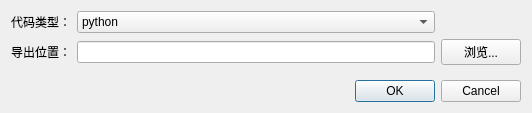
<?xml version="1.0" encoding="UTF-8"?>
<ui version="4.0">
 <class>DialogExport</class>
 <widget class="QDialog" name="DialogExport">
  <property name="geometry">
   <rect>
    <x>0</x>
    <y>0</y>
    <width>532</width>
    <height>113</height>
   </rect>
  </property>
  <property name="windowTitle">
   <string>Dialog</string>
  </property>
  <layout class="QGridLayout" name="gridLayout_2">
   <item row="0" column="0">
    <layout class="QVBoxLayout" name="verticalLayout">
     <item>
      <layout class="QGridLayout" name="gridLayout">
       <item row="0" column="0">
        <widget class="QLabel" name="labelCodeType">
         <property name="text">
          <string>代码类型：</string>
         </property>
        </widget>
       </item>
       <item row="0" column="1">
        <widget class="QComboBox" name="comboBoxCodeType">
         <item>
          <property name="text">
           <string>python</string>
          </property>
         </item>
        </widget>
       </item>
       <item row="1" column="0">
        <widget class="QLabel" name="labelWorkspaceExportDirectory">
         <property name="text">
          <string>导出位置：</string>
         </property>
        </widget>
       </item>
       <item row="1" column="1">
        <widget class="QLineEdit" name="lineEditWorkspaceExportDirectory">
         <property name="readOnly">
          <bool>true</bool>
         </property>
        </widget>
       </item>
       <item row="1" column="2">
        <widget class="QPushButton" name="pushButtonChooseWorkspaceExportDirectory">
         <property name="text">
          <string>浏览...</string>
         </property>
        </widget>
       </item>
      </layout>
     </item>
     <item>
      <spacer name="verticalSpacer">
       <property name="orientation">
        <enum>Qt::Vertical</enum>
       </property>
       <property name="sizeHint" stdset="0">
        <size>
         <width>20</width>
         <height>40</height>
        </size>
       </property>
      </spacer>
     </item>
     <item>
      <widget class="QDialogButtonBox" name="buttonBox">
       <property name="orientation">
        <enum>Qt::Horizontal</enum>
       </property>
       <property name="standardButtons">
        <set>QDialogButtonBox::Cancel|QDialogButtonBox::Ok</set>
       </property>
      </widget>
     </item>
    </layout>
   </item>
  </layout>
 </widget>
 <resources/>
 <connections>
  <connection>
   <sender>buttonBox</sender>
   <signal>accepted()</signal>
   <receiver>DialogExport</receiver>
   <slot>accept()</slot>
   <hints>
    <hint type="sourcelabel">
     <x>248</x>
     <y>254</y>
    </hint>
    <hint type="destinationlabel">
     <x>157</x>
     <y>274</y>
    </hint>
   </hints>
  </connection>
  <connection>
   <sender>buttonBox</sender>
   <signal>rejected()</signal>
   <receiver>DialogExport</receiver>
   <slot>reject()</slot>
   <hints>
    <hint type="sourcelabel">
     <x>316</x>
     <y>260</y>
    </hint>
    <hint type="destinationlabel">
     <x>286</x>
     <y>274</y>
    </hint>
   </hints>
  </connection>
 </connections>
</ui>
